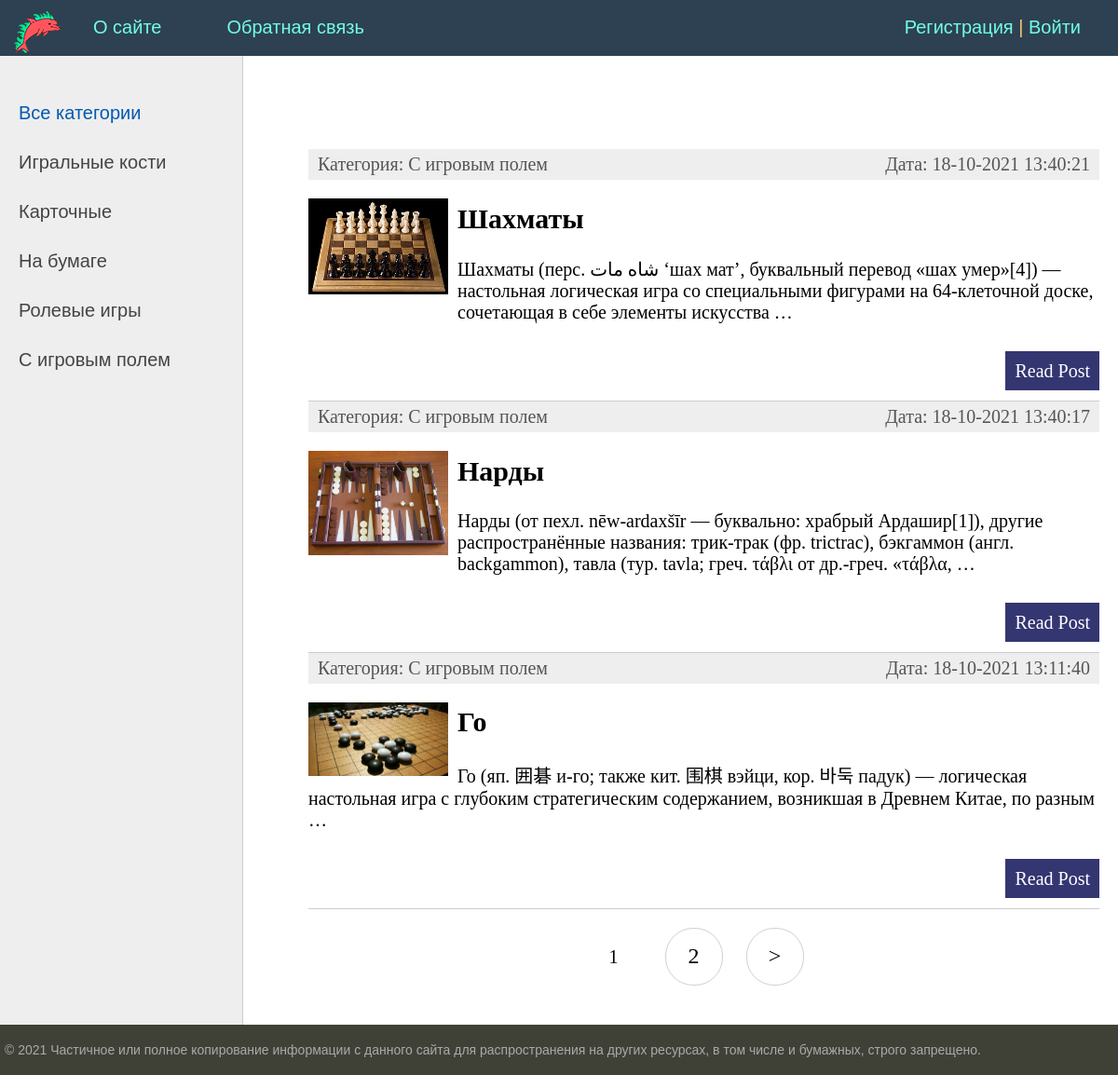
The page / on the database its author committed.
### games/models.py (models this page shows, shortened)
class Category(models.Model):
    name = models.CharField(max_length = 100, db_index = True, verbose_name = 'Название категории')
    slug = models.SlugField(max_length = 255, unique = True, db_index = True, verbose_name = "URL")
    def __str__(self):
        return self.name
    def get_absolute_url(self):
        return reverse('category', kwargs = {'cat_slug': self.slug})
    class Meta:
        verbose_name = 'Категория'
        verbose_name_plural = 'Категории'
        ordering = ['id']

class Games(models.Model):
    title = models.CharField(max_length = 255, verbose_name = 'Название игры')
    slug = models.SlugField(max_length = 255, unique = True, db_index = True, verbose_name = "URL")
    content = models.TextField(blank = True, verbose_name = 'Текст статьи')
    photo = models.ImageField(upload_to = "photos/%Y/%m/%d/", verbose_name = 'Фото')
    time_create = models.DateTimeField(auto_now_add = True, verbose_name = 'Время создания')
    time_update = models.DateTimeField(auto_now = True, verbose_name = 'Время обновления')
    is_published = models.BooleanField(default = True, verbose_name = 'Публикация')
    cat = models.ForeignKey('Category', on_delete = models.PROTECT, verbose_name = 'Категория')
    def get_absolute_url(self):
        return reverse('post', kwargs = {'post_slug': self.slug})
    class Meta:
        verbose_name = 'Настольные игры'
        verbose_name_plural = 'Настольные игры'
        ordering = ['id']

### games/views.py (the view)
# urls.py: path('', GamesHome.as_view(), name='home'),
class GamesHome(DataMixin, ListView):
    model = Games
    template_name = 'games/index.html'
    context_object_name = 'posts'
    def get_context_data(self, *, object_list=None, **kwargs):
        context = super().get_context_data(**kwargs)
        c_def = self.get_user_context(title = 'Главная страница')
        return dict(list(context.items()) + list(c_def.items()))
    def get_queryset(self):
        return Games.objects.filter(is_published = True).select_related('cat')

### games/utils.py (called while the page is built)
    def get_user_context(self, **kwargs):
        context = kwargs
        cats = Category.objects.annotate(Count('games'))
        user_menu = menu.copy()
        if not self.request.user.is_authenticated:
            user_menu.pop(1)
        context['menu'] = user_menu
        context['cats'] = cats
        if 'cat_selected' not in context:
            context['cat_selected'] = 0
        return context

### games/templates/games/index.html (shortened to what this page needs)
{% extends 'games/base.html' %}
{% block content %}
<ul class="list-articles">
    {% for p in posts %}
        <li>
            <div class="article-panel">
            <p class="first">Категория: {{ p.cat }}</p>
            <p class="last">Дата: {{ p.time_update|date:"d-m-Y H:i:s" }}</p>
            </div>
            {% if p.photo %}
                <p><img class="img-article-left thumb" src="{{ p.photo.url }}"></p>
            {% endif %}
            <h2>{{ p.title }}</h2>
            {% autoescape on %}
            <p>{{ p.content | linebreaks | truncatewords:25}}</p>
            {% endautoescape %}
            <p class="link-read-post"><a href="{{ p.get_absolute_url }}">Read Post</a></p>
    </li>
    {% endfor %}
</ul>
{% endblock %}

### games/templates/games/base.html (shortened to what this page needs)
{% load static %}
{% load games_tags %}
<!DOCTYPE html>
<html lang="en">
<head>
    <link type="text/css" href="{% static 'games/css/styles.css' %}" rel="stylesheet"/>
</head>
<body>
<table class="table-page" border=0 cellpadding="0" cellspacing="0">
    <tr>
        <td valign=top>
            {% block mainmenu %}
                <div class="header">
                    <ul id="mainmenu" class="mainmenu">
                        <li class="logo"><a href="{% url 'home' %}">
                            <div class="logo"></div>
                        </a></li>
                        {% for m in menu %}
                            <li><a href="{% url m.url_name %}">{{ m.title }}</a></li>
                        {% endfor %}
                        {% if request.user.is_authenticated %}
                            <li class="last">{{ user.username }} | <a href="{% url 'logout' %}">Выйти</a></li>
                        {% else %}
                            <li class="last"><a href="{% url 'register' %}">Регистрация</a> | <a
                                    href="{% url 'login' %}">Войти</a></li>
                        {% endif %}
                    </ul>
                </div>
            {% endblock mainmenu %}
            <table class="table-content" border=0 cellpadding="0" cellspacing="0">
                <tr>
                    <td valign="top" class="left-chapters">
                        <ul id="leftchapters">
                            {% if cat_selected == 0 %}
                                <li class="selected">Все категории</li>
                            {% else %}
                                <li><a href="{% url 'home' %}">Все категории</a></li>
                            {% endif %}
                            {% for c in cats %}
                                {% if c.games__count > 0 %}
                                    {% if c.pk == cat_selected %}
                                        <li class="selected">{{ c.name }}</li>
                                    {% else %}
                                        <li><a href="{{ c.get_absolute_url }}">{{ c.name }}</a></li>
                                    {% endif %}
                                {% endif %}
                            {% endfor %}
                        </ul>
                    </td>
                    <td valign="top" class="content">
                        <div class="content-text">
                            {% block content %}
                            {% endblock %}
                            {% if page_obj.has_other_pages %}
                                <nav class="list-pages">
                                    <ul>
                                        {% for p in paginator.page_range %}
                                            {% if page_obj.number == p %}
                                                <li class="page-num page-num-selected">{{ p }}</li>
                                            {% elif p >= page_obj.number|add:-1 and p <= page_obj.number|add:1 %}
                                                <li class="page-num">
                                                    <a href="?page={{ p }}">{{ p }}</a>
                                                </li>
                                            {% endif %}
                                        {% endfor %}
                                        {% if page_obj.has_next %}
                                            <li class="page-num">
                                                <a href="?page={{ page_obj.next_page_number }}">&gt</a>
                                            </li>
                                        {% endif %}
                                    </ul>
                                </nav>
                            {% endif %}
                        </div>
                    </td>
                </tr>
            </table>
        </td>
    </tr>
    <tr>
        <td valign=top>
            <div id="footer">
                <p>&copy; 2021 Частичное или полное копирование информации с данного сайта для распространения на других
                    ресурсах, в том числе и бумажных, строго запрещено.</p>
            </div>
        </td>
    </tr>
</table>
</body>
</html>

### games/static/games/css/styles.css (style rules this page uses)
html, body { font-family: 'Arial'; margin: 0; padding: 0; height: 100%; width: 100%; color: #444; }
a { color: #0059b2; text-decoration: none; }
img { max-width: 600px; height: auto; }
img.img-article-left { max-width: 300px; height: auto; float: left; padding: 0 10px 10px 0; }
img.img-article-left.thumb { max-width: 150px; height: auto; }
p.link-read-post { text-align: right; }
p.link-read-post a { padding: 10px; min-width: 100px; background: #333671; color: #fff; text-decoration: none; }
div.article-panel { background: #eee; padding: 5px 10px 5px 10px; box-sizing: border-box; overflow: hidden; color: #555; }
div.article-panel p.first { margin: 0; float: left; }
div.article-panel p.last { margin: 0; float: right; }
ul.list-articles { list-style: none; margin: 0; padding: 0; }
ul.list-articles li { border-bottom: 1px solid #ccc; }
.table-page { width: 100%; height: 100%; vertical-align: top; }
.table-page tr { height: 100%; }
.header { background: #2d4152; height: 60px; }
.logo { background: url('../images/logo.png') no-repeat 10px 5px; width: 70px; height: 60px; }
ul.mainmenu { list-style: none; margin: 0; padding: 0; height: 60px; color: #fdc073; font-size: 20px; overflow: hidden; }
ul.mainmenu li { float: left; margin: 18px 40px 0 30px; }
ul.mainmenu li.logo { margin: 0; }
ul.mainmenu li.last { float: right; }
ul.mainmenu li a { color: #73fde4; text-decoration: none; }
.table-content { width: 100%; min-height: 100%; height: 100%; }
.left-chapters { margin: 0; background: #eee; border-right: 1px solid #ccc; min-height: 100%; }
.left-chapters ul { width: 230px; min-height: 100%; margin: 0; padding: 20px 10px 10px 20px; list-style: none; font-size: 20px; }
.left-chapters ul li { margin: 30px 0 0 0; color: #999; }
.left-chapters ul li.selected { color: #0059b2; }
.left-chapters ul li a { color: #444; text-decoration: none; }
.content { padding: 40px 20px 20px 40px; width: 100%; box-sizing: border-box; }
.content-text { margin: 60px 0 0 30px; color: #000; font-size: 20px; font-family: Yandex Sans Display Light; }
#footer { box-sizing: border-box; background: #3F4137; padding: 5px; color: #aaa; font-size: 14px; font-family: Verdana, Geneva, Arial, Helvetica; text-align: left; overflow: hidden; }
.list-pages { text-align: center; margin: 0 0 20px 0; }
.list-pages ul { margin: 20px 0 0 0; padding: 0; list-style: none; }
.list-pages ul li { display: inline-block; margin: 0 20px 0 0; }
.list-pages a { color: #000; font-size: 24px; text-decoration: none; }
.list-pages .page-num, .page-num-selected { display: inline-block; width: 60px; height: 44px; padding: 16px 0 0 0; border: 1px solid #d0d0d0; border-radius: 30px; }
.list-pages .page-num-selected { border: none; color: #000; font-size: 20px; }

### rows shown on the page
Category: name "Игральные кости"
Category: name "Карточные"
Category: name "На бумаге"
Category: name "Ролевые игры"
Category: name "С игровым полем"
Games: cat "С игровым полем", time_update "18-10-2021 13:40:21", photo (picture), title "Шахматы", content "Шахматы (перс. شاه مات ‘шах мат’, буквальный перевод «шах умер»[4]) — настольная логическая игра со специальными фигурами на 64-клеточной доске, сочетающая в себе элементы искусства …"
Games: cat "С игровым полем", time_update "18-10-2021 13:40:17", photo (picture), title "Нарды", content "Нарды (от пехл. nēw-ardaxšīr — буквально: храбрый Ардашир[1]), другие распространённые названия: трик-трак (фр. trictrac), бэкгаммон (англ. backgammon), тавла (тур. tavla; греч. τάβλι от др.-греч. «τάβλα, …"
Games: cat "С игровым полем", time_update "18-10-2021 13:11:40", photo (picture), title "Го", content "Го (яп. 囲碁 и-го; также кит. 围棋 вэйци, кор. 바둑 падук) — логическая настольная игра с глубоким стратегическим содержанием, возникшая в Древнем Китае, по разным …"

### other values the page prints
{{ m.title }} "О сайте" "Обратная связь"
{{ p }} "1"
{{ p }} "2"
